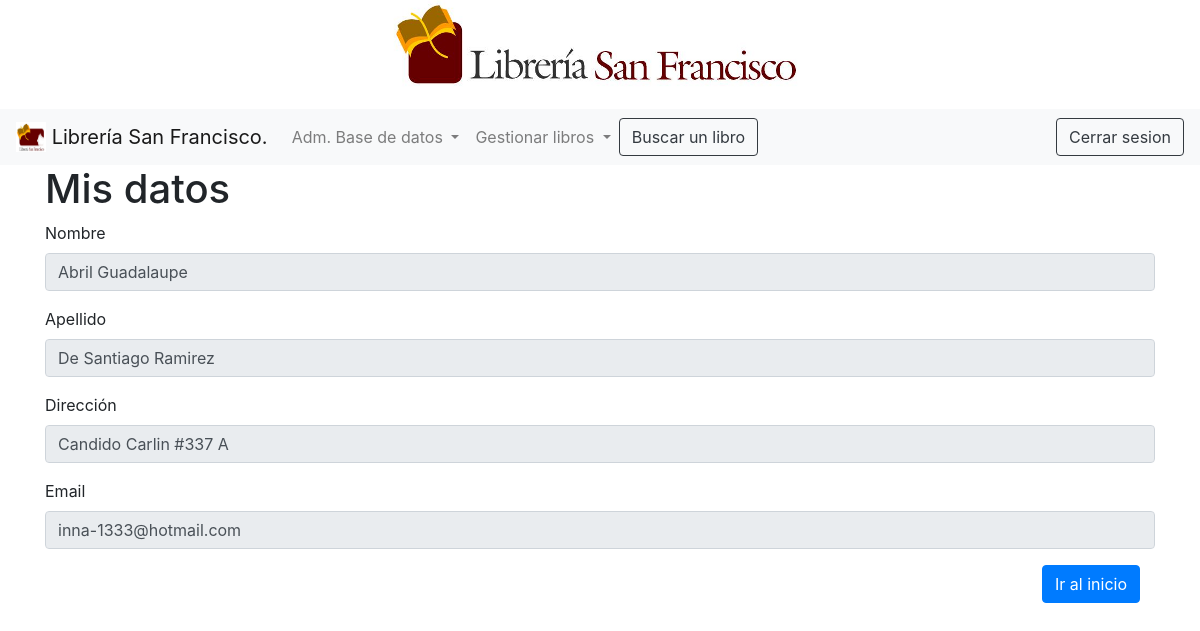
/mi_perfil.php (signed in), run on an earlier commit of the app's database.
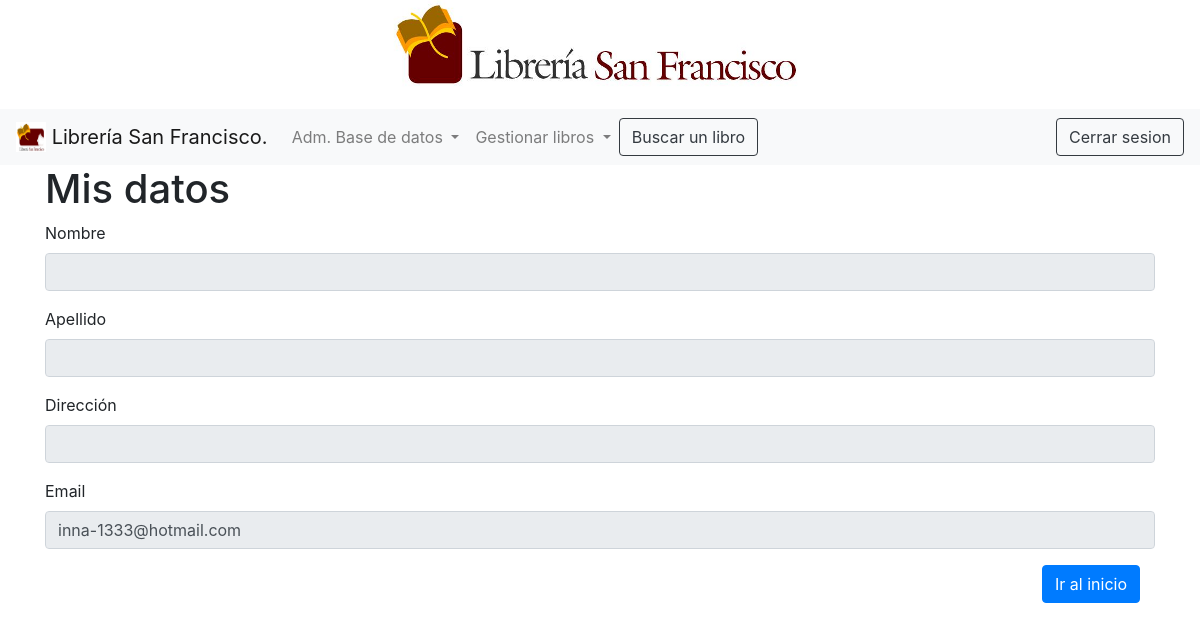
And on a later commit of the database.
### tables this page shows
CREATE TABLE `usuario` (
  `nombre` varchar(30) NOT NULL,
  `apellido` varchar(25) NOT NULL,
  `email` varchar(100) NOT NULL,
  `password` varchar(100) NOT NULL,
  `direccion` varchar(35) NOT NULL
);

### mi_perfil.php (the view, shortened to what this page needs)
<?php
include "navbar.php";
require "conexion.php";
$sql = "SELECT * FROM usuario WHERE email='$email'";
$resultado = $conexion->query("$sql");
while($row = $resultado->fetch_assoc())
{
	$nombre = $row["nombre"];
	$apellido = $row["apellido"];
	$direccion = $row["direccion"];
}
?>
<!DOCTYPE html>
<html>
<head>
</head>
<body>
	<div class="container">
		<h1>Mis datos</h1>
		<form action="index.php">
			<div class="form-group">
			    <label for="nombre">Nombre</label>
			    <input type="text" readonly="true" class="form-control" id="nombre" value="<?php echo $nombre; ?>">
		  	</div>
		  	<div class="form-group">
			    <label for="apellido">Apellido</label>
			    <input type="text" readonly="true" class="form-control" id="apellido" value="<?php echo $apellido; ?>">
		  	</div>
		  	<div class="form-group">
			    <label for="direccion">Dirección</label>
			    <input type="text" readonly="true" class="form-control" id="direccion" value="<?php echo $direccion; ?>">
		  	</div>
		  	<div class="form-group">
			    <label for="email">Email</label>
			    <input type="text" readonly="true" class="form-control" id="email" value="<?php echo $email; ?>">
		  	</div>
		  	<div class="container" align="right">
		  		<button type="submit" class="btn btn-primary">Ir al inicio</button>
		  	</div>
		</form>
	</div>
</body>
</html>

What changed in the data, as far as the page shows it:
removed usuario: nombre "Abril Guadalaupe", apellido "De Santiago Ramirez", direccion "Candido Carlin #337 A"
